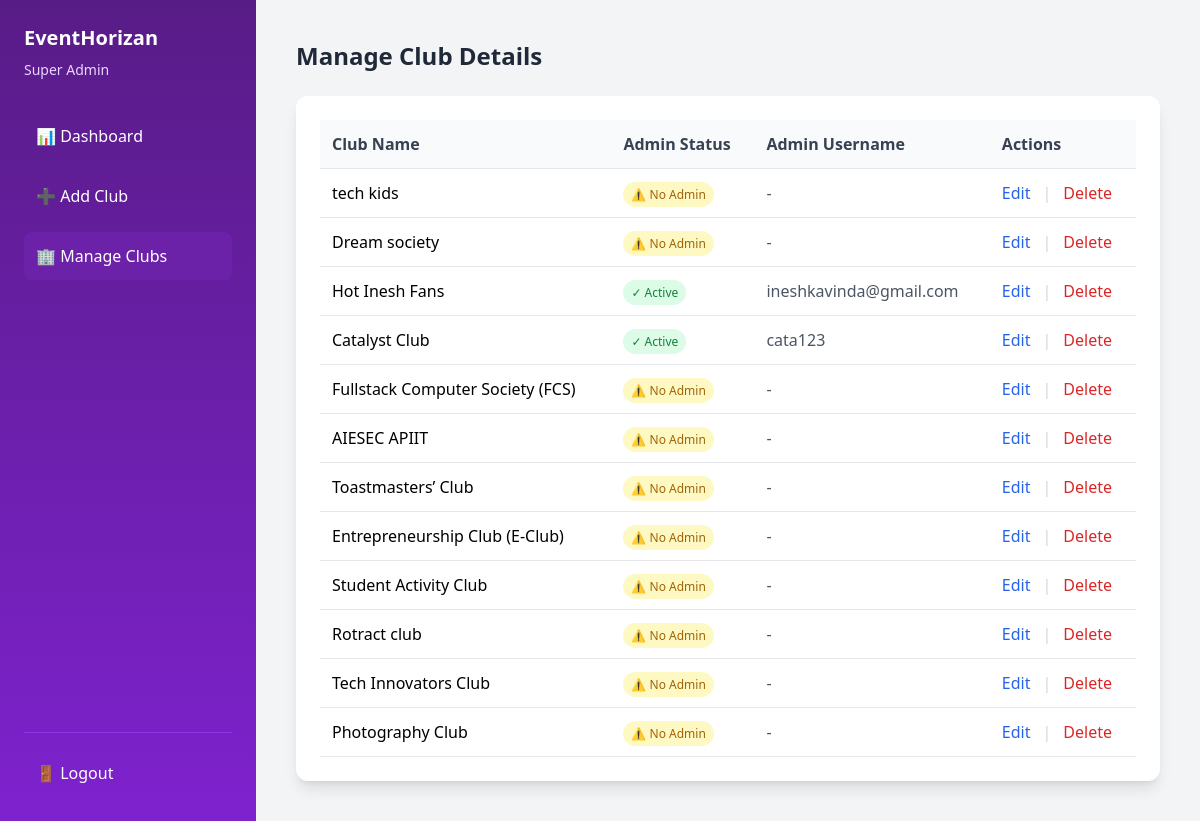
Screenshot of /Admin_Dashboard/super_admin_club_manage.php (signed in) with the database file from the repository.
### tables this page shows
CREATE TABLE `clubs` (
  `id` int(11) NOT NULL,
  `club_name` varchar(255) NOT NULL,
  `club_description` text DEFAULT NULL,
  `short_description` varchar(255) DEFAULT NULL,
  `club_main_image` varchar(255) DEFAULT NULL,
  `club_extra_image_1` varchar(255) DEFAULT NULL,
  `club_extra_image_2` varchar(255) DEFAULT NULL,
  `club_extra_image_3` varchar(255) DEFAULT NULL,
  `created_at` datetime DEFAULT current_timestamp(),
  `contact_description_1` varchar(255) DEFAULT NULL,
  `contact_number_1` varchar(20) DEFAULT NULL,
  `contact_number_2` varchar(20) DEFAULT NULL
);

### Admin_Dashboard/super_admin_club_manage.php (the view, shortened to what this page needs)
<?php
require_once('../includes/db_connection.php');
$stmt = $pdo->query("
    SELECT c.id, c.club_name, c.club_description, c.created_at,
           (SELECT COUNT(*) FROM admin_users WHERE club_id = c.id) as has_admin,
           (SELECT username FROM admin_users WHERE club_id = c.id LIMIT 1) as admin_username
    FROM clubs c
    ORDER BY c.created_at DESC
");
$clubs = $stmt->fetchAll(PDO::FETCH_ASSOC);
?>
<!DOCTYPE html>
<html lang="en">
<head>
<script src="https://cdn.tailwindcss.com"></script>
</head>
<body class="font-sans bg-gray-100 flex flex-col md:flex-row min-h-screen">
<aside class="hidden md:flex flex-col w-64 p-6 bg-gradient-to-b from-purple-900 to-purple-700 text-white flex-shrink-0">
  <h2 class="text-xl font-bold mb-2">EventHorizan</h2>
  <p class="text-purple-200 text-sm mb-8">Super Admin</p>
  <nav class="flex flex-col gap-3 flex-1">
    <a href="super_admin_dashboard.php" class="flex items-center gap-3 p-3 rounded-lg hover:bg-purple-800 transition">📊 Dashboard</a>
    <a href="super_admin_club_add.php" class="flex items-center gap-3 p-3 rounded-lg hover:bg-purple-800 transition">➕ Add Club</a>
    <a href="super_admin_club_manage.php" class="flex items-center gap-3 p-3 bg-purple-800 rounded-lg font-medium">🏢 Manage Clubs</a>
    <div class="mt-auto pt-4 border-t border-purple-600">
      <a href="admin_logout.php" class="flex items-center gap-3 p-3 rounded-lg hover:bg-purple-800 transition">🚪 Logout</a>
    </div>
  </nav>
</aside>
<main class="flex-1 p-6 md:p-10">
  <h1 class="text-2xl font-bold mb-6 text-gray-800">Manage Club Details</h1>
  <div class="bg-white shadow-lg rounded-xl p-6 overflow-x-auto">
    <table class="w-full text-left border-collapse min-w-[600px]">
      <thead class="bg-gray-50">
        <tr>
          <th class="p-3 border-b font-semibold text-gray-700">Club Name</th>
          <th class="p-3 border-b font-semibold text-gray-700">Admin Status</th>
          <th class="p-3 border-b font-semibold text-gray-700">Admin Username</th>
          <th class="p-3 border-b font-semibold text-gray-700">Actions</th>
        </tr>
      </thead>
      <tbody>
        <?php if (empty($clubs)): ?>
          <tr>
            <td colspan="4" class="p-4 text-center text-gray-500">No clubs found</td>
          </tr>
        <?php else: ?>
          <?php foreach($clubs as $club): ?>
            <tr class="border-b hover:bg-gray-50 transition">
              <td class="p-3 font-medium"><?= htmlspecialchars($club['club_name']) ?></td>
              <td class="p-3">
                <?php if ($club['has_admin'] > 0): ?>
                  <span class="bg-green-100 text-green-700 px-2 py-1 rounded-full text-xs">✓ Active</span>
                <?php else: ?>
                  <span class="bg-yellow-100 text-yellow-700 px-2 py-1 rounded-full text-xs">⚠ No Admin</span>
                <?php endif; ?>
              </td>
              <td class="p-3 text-gray-600">
                <?= $club['admin_username'] ? htmlspecialchars($club['admin_username']) : '-' ?>
              </td>
              <td class="p-3 flex items-center gap-3">
                <a href="super_admin_club_edit.php?id=<?= $club['id'] ?>"
                   class="text-blue-600 hover:underline">Edit</a>
                <span class="text-gray-300">|</span>
                <a href="?delete_id=<?= $club['id'] ?>"
                   onclick="return confirm('Delete this club? This will also delete all associated events and admin credentials.');"
                   class="text-red-600 hover:underline">Delete</a>
              </td>
            </tr>
          <?php endforeach; ?>
        <?php endif; ?>
      </tbody>
    </table>
  </div>
</main>
</body>
</html>

### rows the page displays
clubs: club_name "tech kids", shows "⚠ No Admin"
clubs: club_name "Dream society", shows "⚠ No Admin"
clubs: club_name "Hot Inesh Fans", shows "✓ Active", admin_username "ineshkavinda@gmail.com"
clubs: club_name "Catalyst Club", shows "✓ Active", admin_username "cata123"
clubs: club_name "Fullstack Computer Society (FCS)", shows "⚠ No Admin"
clubs: club_name "AIESEC APIIT", shows "⚠ No Admin"
clubs: club_name "Toastmasters’ Club", shows "⚠ No Admin"
clubs: club_name "Entrepreneurship Club (E-Club)", shows "⚠ No Admin"
clubs: club_name "Student Activity Club", shows "⚠ No Admin"
clubs: club_name "Rotract club", shows "⚠ No Admin"
clubs: club_name "Tech Innovators Club", shows "⚠ No Admin"
clubs: club_name "Photography Club", shows "⚠ No Admin"
